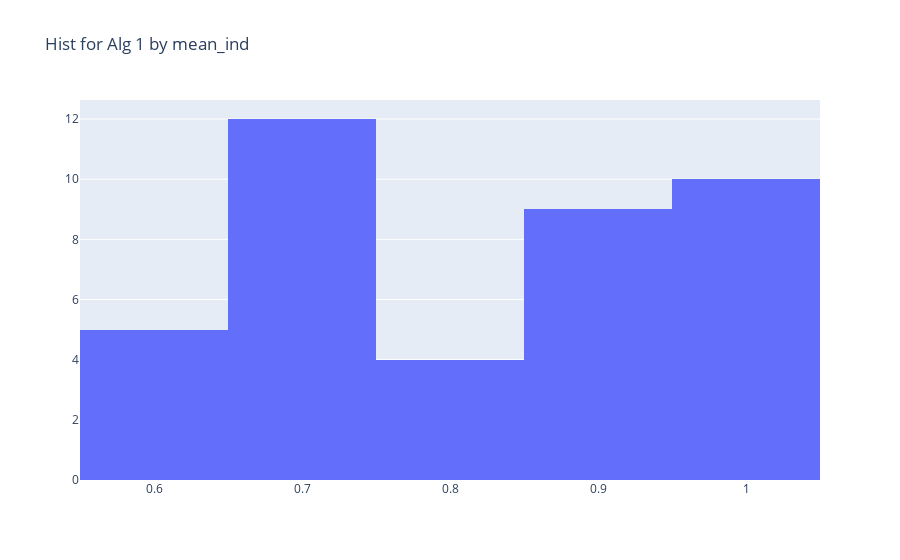
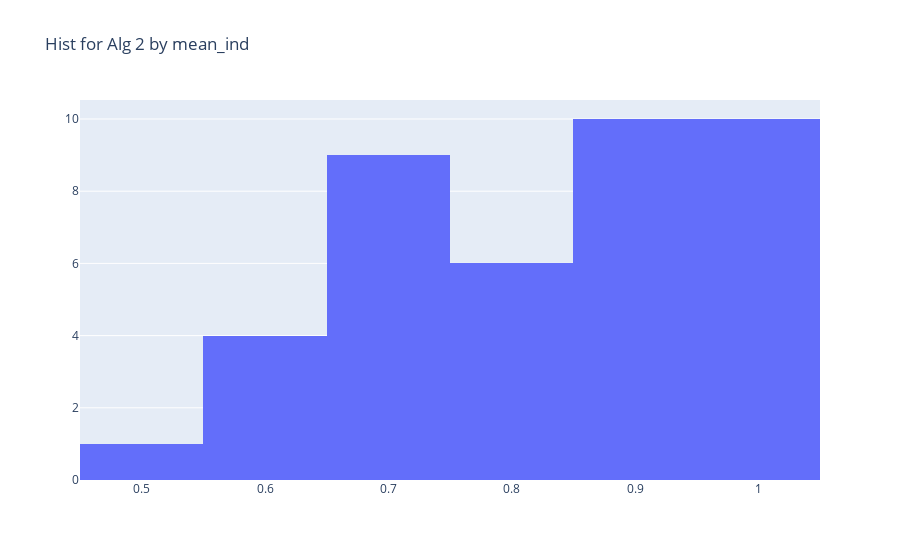
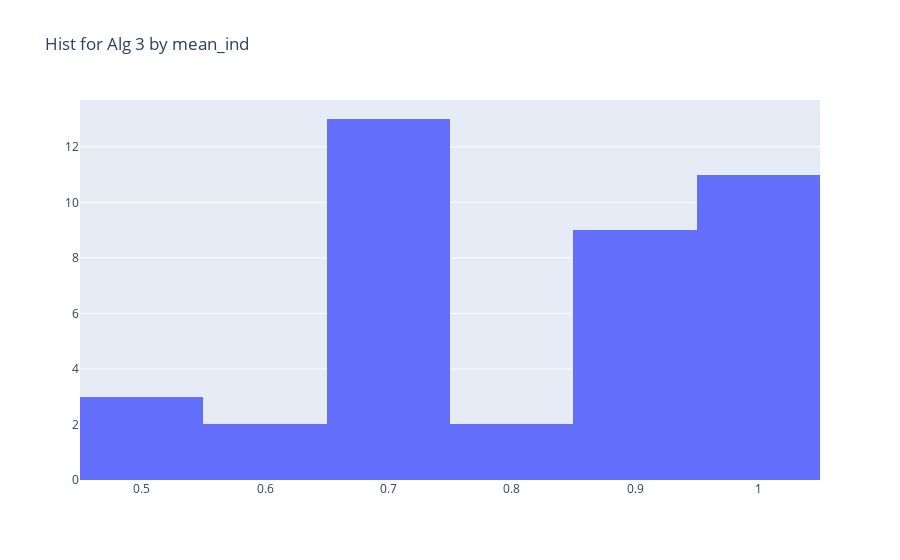
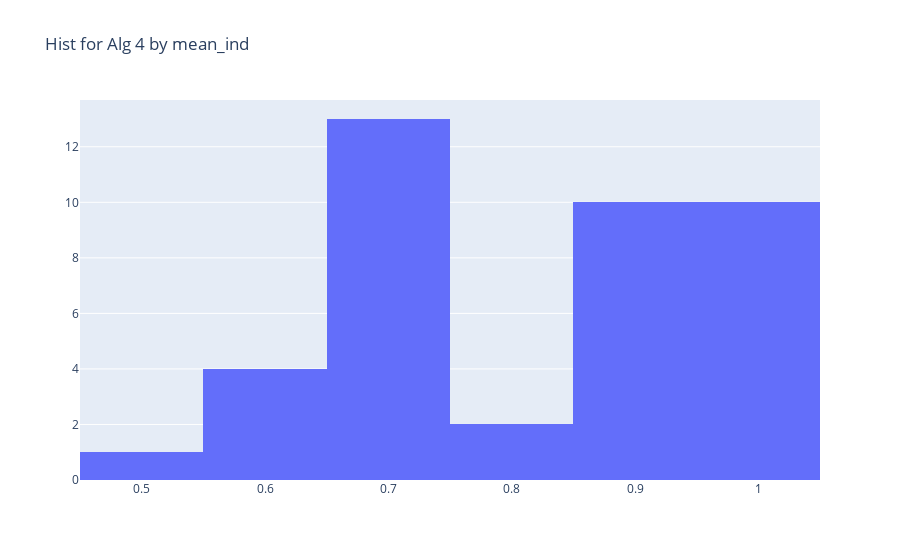

Notebook source saved alongside these figures, in order:
### Code cell
# Observe the histograms for the mean_ind

ids_alg = df['id_alg'].unique()
for id_alg in ids_alg:
  df_id = df[df['id_alg'] == id_alg]
  hist_id = go.Figure(go.Histogram(x = df_id['mean_ind']))
  hist_id.update_layout(title={'text': f'Hist for Alg {id_alg} by mean_ind'})
  iplot(hist_id)

### Figure 1 — Plotly figure (JSON) as saved in the notebook; plotly's stock layout.template omitted (floating-point values rounded to 4 significant figures)
{"data": [{"type": "histogram", "x": [0.92, 0.89, 0.94, 0.9, 0.91, 0.7014, 0.7041, 0.7054, 0.706, 0.697, 0.7193, 0.7281, 0.7125, 0.701, 0.7429, 0.9738, 0.9718, 0.968, 0.9716, 0.9708, 0.8723, 0.8479, 0.8624, 0.8709, 0.8685, 1, 1, 1, 1, 0.9917, 0.7867, 0.7467, 0.73, 0.7692, 0.7625, 0.581, 0.611, 0.6036, 0.586, 0.5815]}], "layout": {"title": {"text": "Hist for Alg 1 by mean_ind"}}}

### Figure 2 — Plotly figure (JSON) as saved in the notebook; plotly's stock layout.template omitted (floating-point values rounded to 4 significant figures)
{"data": [{"type": "histogram", "x": [0.93, 0.91, 0.92, 0.94, 0.9, 0.6908, 0.6924, 0.7205, 0.718, 0.6866, 0.7527, 0.7706, 0.7633, 0.7326, 0.7409, 0.9824, 0.9793, 0.9831, 0.9819, 0.98, 0.864, 0.8696, 0.8576, 0.8659, 0.861, 1, 0.9917, 0.99, 1, 1, 0.7458, 0.7575, 0.7583, 0.7583, 0.7408, 0.5664, 0.6083, 0.6152, 0.5884, 0.533]}], "layout": {"title": {"text": "Hist for Alg 2 by mean_ind"}}}

### Figure 3 — Plotly figure (JSON) as saved in the notebook; plotly's stock layout.template omitted (floating-point values rounded to 4 significant figures)
{"data": [{"type": "histogram", "x": [0.93, 0.89, 0.95, 0.92, 0.91, 0.7008, 0.6827, 0.6696, 0.683, 0.6878, 0.7231, 0.7539, 0.6943, 0.6925, 0.7303, 0.9852, 0.981, 0.9816, 0.9854, 0.9831, 0.8617, 0.8551, 0.8615, 0.8835, 0.8711, 1, 0.9917, 1, 1, 0.9917, 0.7575, 0.7283, 0.7183, 0.7358, 0.7292, 0.5253, 0.5446, 0.589, 0.4783, 0.5711]}], "layout": {"title": {"text": "Hist for Alg 3 by mean_ind"}}}

### Figure 4 — Plotly figure (JSON) as saved in the notebook; plotly's stock layout.template omitted (floating-point values rounded to 4 significant figures)
{"data": [{"type": "histogram", "x": [0.94, 0.92, 0.91, 0.94, 0.91, 0.6814, 0.6792, 0.669, 0.7075, 0.6844, 0.7241, 0.731, 0.7694, 0.7307, 0.7213, 0.9865, 0.9828, 0.9864, 0.987, 0.9856, 0.8565, 0.8848, 0.8668, 0.8535, 0.8883, 1, 1, 1, 1, 1, 0.7258, 0.7342, 0.7283, 0.76, 0.735, 0.4827, 0.5512, 0.572, 0.5631, 0.6009]}], "layout": {"title": {"text": "Hist for Alg 4 by mean_ind"}}}
